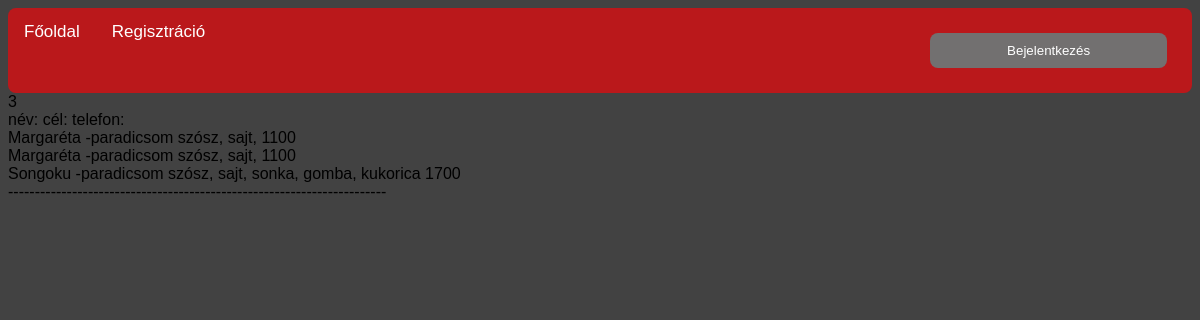
Page /AdminFinished.php on the committed database.
### tables this page shows
CREATE TABLE `orders` (
  `orderid` int(11) NOT NULL,
  `user` int(11) NOT NULL,
  `pizzas` text NOT NULL,
  `ready` tinyint(1) NOT NULL
);

CREATE TABLE `users` (
  `userid` int(11) NOT NULL,
  `username` text NOT NULL,
  `password` text NOT NULL,
  `email` text NOT NULL,
  `firstname` text NOT NULL,
  `lastname` text NOT NULL,
  `gender` text NOT NULL,
  `birthdate` text NOT NULL,
  `zipcode` text NOT NULL,
  `city` text NOT NULL,
  `street` text NOT NULL,
  `phone` text NOT NULL,
  `IsAdmin` tinyint(1) NOT NULL
);

CREATE TABLE `pizza` (
  `pizzaid` int(11) NOT NULL,
  `pizzaname` text NOT NULL,
  `description` text NOT NULL,
  `price` int(11) NOT NULL,
  `image` text NOT NULL
);

### AdminFinished.php (called while the page is built, shortened)
<?php
require_once("DatabaseParts/User_Login_verification.php");
require_once("parts/htmlTop.php");
require_once("parts/menu.php");
require("DatabaseParts/Finished_display.php");
require_once("parts/htmlBottom.php");
?>

### DatabaseParts/Finished_display.php (the view, shortened to what this page needs)
<?php
require("DatabaseParts/Userdata_server_connect.php");
try {
    $sql = "SELECT orderid, user, pizzas, ready FROM orders";
    $queryLeker = $conn->prepare($sql);
    $queryLeker->execute();
    while ($row = $queryLeker->fetch(PDO::FETCH_ASSOC)) {
        $orderid = $row["orderid"];
        $userid = $row["user"];
        $pizzas = explode(" ", $row["pizzas"]);
        $isReady = $row["ready"];
        if ($isReady == IS_READY) {
            try {
                $firstname = $lastname = $zipcode = $city = $street = $phone = "";
                $sqlu = "SELECT firstname, lastname, zipcode, city, street, phone FROM users WHERE userid=:useridt";
                $queryKeres = $conn->prepare($sqlu);
                $queryKeres->bindParam(":useridt", $userid, PDO::PARAM_STR);
                $queryKeres->execute();
                if ($queryKeres->rowCount() >= 1) {
                    $queryKeres->bindColumn("firstname", $firstname);
                    $queryKeres->bindColumn("lastname", $lastname);
                    $queryKeres->bindColumn("zipcode", $zipcode);
                    $queryKeres->bindColumn("city", $city);
                    $queryKeres->bindColumn("street", $street);
                    $queryKeres->bindColumn("phone", $phone);
                    while ($row = $queryKeres->fetch(PDO::FETCH_ASSOC)) {
                        echo "<div class=oderdisplay>";
                        echo $orderid . "<br>";
                        echo "név: " . $firstname . " " . $lastname . " cél: " . $zipcode . " " . $city . " " . $street . " telefon: " . $phone . "<br>";
                    }
                }
            } catch (PDOException $e) {
                echo "<p class='error'>Adatbázis lekérdezési hiba: " . $e->getMessage() . "</p>\n";
            } catch (Exception $e) {
                echo "<p class='error'>Hiba: " . $e->getMessage() . "</p>\n";
            }
            try {
                $sqlp = "SELECT pizzaid, pizzaname, description, price FROM pizza";
                $queryLekerpizza = $conn->prepare($sqlp);
                $queryLekerpizza->execute();
                while ($row = $queryLekerpizza->fetch(PDO::FETCH_ASSOC)) {
                    foreach ($pizzas as $value) {
                        if ($row["pizzaid"] == $value) {
                            echo $row["pizzaname"] . " " . $row["description"] . " " . $row["price"] . "<br>";
                        }
                    }
                }
                echo "-----------------------------------------------------------------------";
            } catch (PDOException $e) {
                echo "<p class='error'>Adatbázis lekérdezési hiba: " . $e->getMessage() . "</p>\n";
            } catch (Exception $e) {
                echo "<p class='error'>Hiba: " . $e->getMessage() . "</p>\n";
            }
        }
    }
} catch (PDOException $e) {
    echo "<p class='error'>Adatbázis lekérdezési hiba: " . $e->getMessage() . "</p>\n";
} catch (Exception $e) {
    echo "<p class='error'>Hiba: " . $e->getMessage() . "</p>\n";
}
?>

### parts/style.css (style rules this page uses)
html, body, head, header, footer { font-family: Tahoma, Verdana, sans-serif; background-color: #fefefe; background-color: #424242; }
::placeholder { color: #ffffff; }
*, *::after, *::before { box-sizing: border-box; }

### rows in the picture
orders: orderid "3"
pizza: pizzaname "Margaréta", description "-paradicsom szósz, sajt,", price "1100"
pizza: pizzaname "Songoku", description "-paradicsom szósz, sajt, sonka, gomba, kukorica", price "1700"
